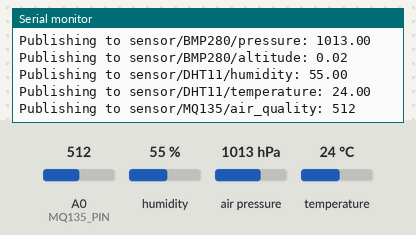
Recording of a sketch running on a simulated ESP8266 (NodeMCU). On the bench: the last lines printed to the serial monitor. The test bench sets the inputs (shaded band); at power-on: humidity 55 %, air pressure 1013 hPa, A0 (MQ135_PIN) = 512, temperature 24 °C. WiFi joins after 1.5 s; servers stay silent unless stated; no MQTT or app messages arrive unless stated.

Above: at 2.8 s.
2.9 s: humidity set to 22 %
6.7 s: air pressure set to 952 hPa
10.5 s: A0 (MQ135_PIN) set to 716
At 11.94 s:
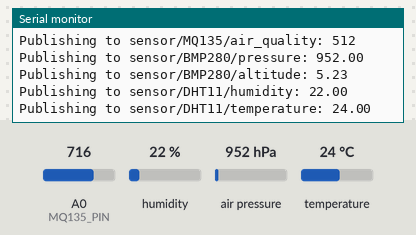
14.3 s: temperature set to 12 °C
At 15.3 s:
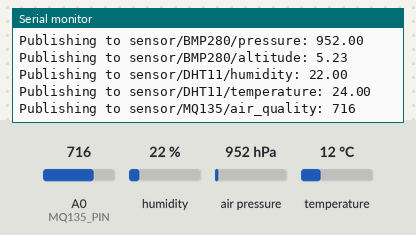
18.1 s: air pressure set to 975 hPa
21.9 s: A0 (MQ135_PIN) set to 992
At 23.2 s:
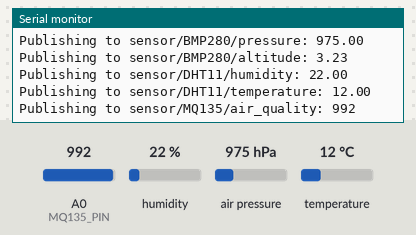

The sketch:

majorArduinoCode.ino
```cpp
// #include "TRIGGER_WIFI.h"

#ifdef ESP8266
#include <ESP8266WiFi.h> /* WiFi library for ESP8266 */
#else
#include <WiFi.h> /* WiFi library for ESP32 */
#endif
char col_names [][20] = {"Temperature" , "Humidity" , "Pressure" ,"Altitude" , "Air Quality"};
int no_param = 5;
#include <Wire.h>
#include <SPI.h>
#include <Adafruit_Sensor.h>
#include <Adafruit_BMP280.h>
#include "DHT.h"
#include <PubSubClient.h>

// #define BMP_SCK 13
// #define BMP_MISO 12
// #define BMP_MOSI 11
// #define BMP_CS 10

#define DHTPIN 2    // D2 on the NodeMCU ESP8266 for DHT11
#define DHTTYPE DHT11
#define MQ135_PIN A0

const char *wifi_ssid = "OnePlus 8 Pro";
const char *wifi_password = "kaaraj@123";
// const char *mqtt_server = "91.121.93.94";
const char *mqtt_server = "192.168.27.201";
const int mqtt_port = 1883;
const char *mqtt_client_id = "weatherstation1";


 Adafruit_BMP280 bme; // I2C
DHT dht(DHTPIN, DHTTYPE);
int mq135Pin = MQ135_PIN;

WiFiClient espClient;
PubSubClient client(espClient);

void setup()
{
  Serial.begin(9600);
  Serial.println(F("BMP280 + DHT11 + MQ135 test"));


  if (!bme.begin(0x76))
  {
    Serial.println("Could not find a valid BMP280 sensor, check wiring!");
    while (1);
  }
  connectWiFi();
  client.setServer(mqtt_server, mqtt_port);
  connectMQTT();
  dht.begin();

}

void loop()
{

  float pressure =   bme.readPressure() /100;
  float altitude =  bme.readAltitude(101325.0) /100;
  float humidityDHT = dht.readHumidity();
  float temperatureDHT = dht.readTemperature();
  int airQualityValue = analogRead(mq135Pin);


  publishData("sensor/BMP280/pressure", String(pressure).c_str());
  publishData("sensor/BMP280/altitude", String(altitude).c_str());
  publishData("sensor/DHT11/humidity", String(humidityDHT).c_str());
  publishData("sensor/DHT11/temperature", String(temperatureDHT).c_str());
  publishData("sensor/MQ135/air_quality", String(airQualityValue).c_str());
  Serial.println();
  delay(10000);
}

void connectWiFi()
{
  delay(10);
  Serial.println();
  Serial.print("Connecting to ");
  Serial.println(wifi_ssid);

  WiFi.begin(wifi_ssid, wifi_password);

  while (WiFi.status() != WL_CONNECTED)
  {
    delay(500);
    Serial.print(".");
  }

  Serial.println("");
  Serial.println("WiFi connected");
  Serial.println("IP address: ");
  Serial.println(WiFi.localIP());
}

void connectMQTT()
{
  while (!client.connected())
  {
    Serial.print("Attempting MQTT connection to ");
    Serial.print(mqtt_server);
    Serial.print(" on port ");
    Serial.println(mqtt_port);

    if (client.connect(mqtt_client_id))
    {
      Serial.println("Connected to MQTT broker");
    }
    else
    {
      Serial.print("Failed, rc=");
      Serial.print(client.state());
      Serial.println(" Retrying in 10 seconds");
      delay(10000);
    }
  }
}

void publishData(const char *topic, const char *payload)
{
  if (client.connected())
  {
    Serial.print("Publishing to ");
    Serial.print(topic);
    Serial.print(": ");
    Serial.println(payload);

    client.publish(topic, payload, true);
  }
}
```

Measured:
- after the input at 21.9 s, the serial monitor: prints a new line after 0.27 s (image 3)
